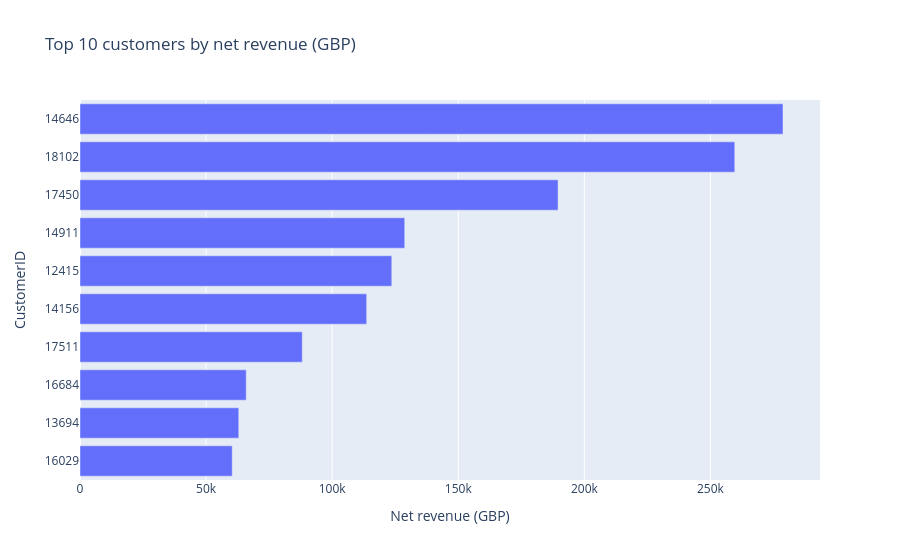
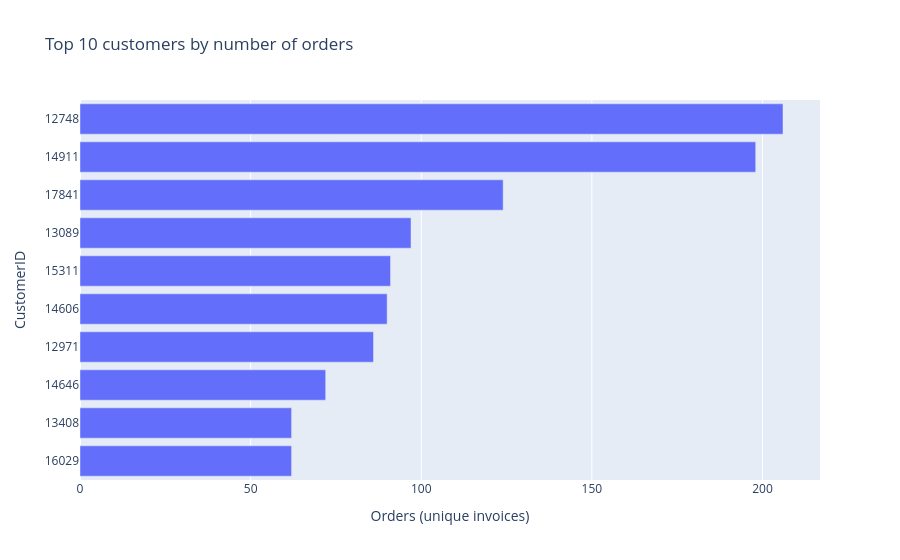

Notebook source saved alongside these figures, in order:
### Code cell
cust = (
    df_customers.groupby("CustomerID")
    .agg(
        net_revenue=("TotalLineRevenue", "sum"),
        country=("Country", lambda s: s.mode().iloc[0]),
    )
)
cust["orders"] = (
    df_customers[~df_customers["IsCancellation"]]
    .groupby("CustomerID")["InvoiceNo"].nunique()
)
cust["orders"] = cust["orders"].fillna(0).astype(int)
cust = cust.reset_index()

print("Customers:", len(cust))
print("Customers with zero sales invoices:", (cust["orders"] == 0).sum())

top_rev = cust.nlargest(10, "net_revenue").sort_values("net_revenue")
top_ord = cust.nlargest(10, "orders").sort_values("orders")

fig1 = px.bar(top_rev, x="net_revenue", y="CustomerID", orientation="h",
              title="Top 10 customers by net revenue (GBP)",
              labels={"net_revenue": "Net revenue (GBP)", "CustomerID": "CustomerID"})
fig1.update_yaxes(type="category")
fig1.show()

fig2 = px.bar(top_ord, x="orders", y="CustomerID", orientation="h",
              title="Top 10 customers by number of orders",
              labels={"orders": "Orders (unique invoices)", "CustomerID": "CustomerID"})
fig2.update_yaxes(type="category")
fig2.show()

top10_share = cust.nlargest(10, "net_revenue")["net_revenue"].sum() / cust["net_revenue"].sum()
print(f"Top 10 customers share of customer net revenue: {top10_share:.1%}")
print("In both top 10 lists:", len(set(top_rev["CustomerID"]) & set(top_ord["CustomerID"])))

cust.nlargest(10, "net_revenue")

### Figure 1 — Plotly figure (JSON) as saved in the notebook; plotly's stock layout.template omitted (floating-point values rounded to 4 significant figures)
{"data": [{"hovertemplate": "Net revenue (GBP)=%{x}<br>CustomerID=%{y}<extra></extra>", "legendgroup": "", "marker": {"color": "#636efa", "pattern": {"shape": ""}}, "name": "", "orientation": "h", "showlegend": false, "textposition": "auto", "type": "bar", "x": [60370.0, 62960.0, 65920.0, 88140.0, 113700.0, 123600.0, 128800.0, 189600.0, 259700.0, 278800.0], "xaxis": "x", "y": ["16029", "13694", "16684", "17511", "14156", "12415", "14911", "17450", "18102", "14646"], "yaxis": "y"}], "layout": {"barmode": "relative", "legend": {"tracegroupgap": 0}, "title": {"text": "Top 10 customers by net revenue (GBP)"}, "xaxis": {"anchor": "y", "domain": [0, 1], "title": {"text": "Net revenue (GBP)"}}, "yaxis": {"anchor": "x", "domain": [0, 1], "title": {"text": "CustomerID"}, "type": "category"}}}

### Figure 2 — Plotly figure (JSON) as saved in the notebook; plotly's stock layout.template omitted (floating-point values rounded to 4 significant figures)
{"data": [{"hovertemplate": "Orders (unique invoices)=%{x}<br>CustomerID=%{y}<extra></extra>", "legendgroup": "", "marker": {"color": "#636efa", "pattern": {"shape": ""}}, "name": "", "orientation": "h", "showlegend": false, "textposition": "auto", "type": "bar", "x": [62, 62, 72, 86, 90, 91, 97, 124, 198, 206], "xaxis": "x", "y": ["16029", "13408", "14646", "12971", "14606", "15311", "13089", "17841", "14911", "12748"], "yaxis": "y"}], "layout": {"barmode": "relative", "legend": {"tracegroupgap": 0}, "title": {"text": "Top 10 customers by number of orders"}, "xaxis": {"anchor": "y", "domain": [0, 1], "title": {"text": "Orders (unique invoices)"}}, "yaxis": {"anchor": "x", "domain": [0, 1], "title": {"text": "CustomerID"}, "type": "category"}}}
